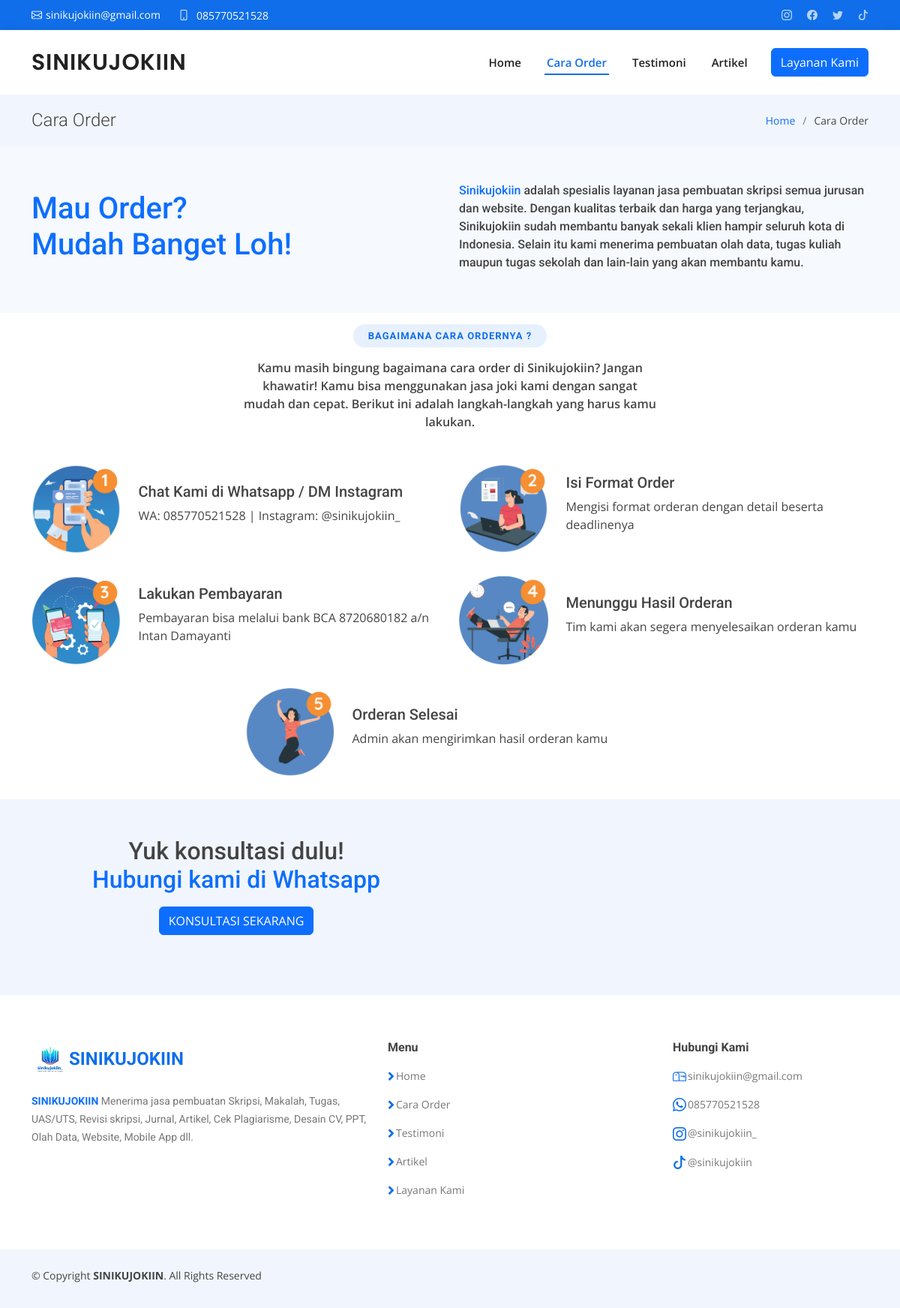
Screenshot of /index.php/home/caraOrder with the database file from the repository.
### tables this page shows
CREATE TABLE `setting` (
  `id_web` int(10) UNSIGNED NOT NULL,
  `website_name` varchar(25) NOT NULL,
  `icon` varchar(100) NOT NULL,
  `logo` varchar(100) NOT NULL,
  `about` text NOT NULL,
  `email` varchar(100) NOT NULL,
  `phone` varchar(15) NOT NULL,
  `address` text NOT NULL,
  `link_map` text NOT NULL,
  `link_ig` text DEFAULT NULL,
  `link_tiktok` text DEFAULT NULL,
  `link_fb` text DEFAULT NULL,
  `link_twitter` text NOT NULL,
  `nama_ig` varchar(100) NOT NULL,
  `nama_fb` varchar(100) NOT NULL,
  `nama_tiktok` varchar(100) NOT NULL,
  `nama_twitter` varchar(100) NOT NULL,
  `total_pelanggan` int(10) UNSIGNED NOT NULL,
  `total_tugas_selesai` int(10) UNSIGNED NOT NULL,
  `total_universitas` int(10) UNSIGNED NOT NULL,
  `total_tim` int(10) UNSIGNED NOT NULL,
  `keyword` text NOT NULL,
  `deskripsi` text NOT NULL,
  `g_tag` text NOT NULL,
  `script_g_tag` text NOT NULL,
  `updated_at` datetime DEFAULT NULL ON UPDATE current_timestamp(),
  `updated_by` int(10) UNSIGNED NOT NULL
);

CREATE TABLE `section` (
  `id_section` int(11) NOT NULL,
  `type_section` varchar(50) NOT NULL,
  `nama_section` varchar(120) NOT NULL,
  `deskripsi_singkat` varchar(100) NOT NULL,
  `deskripsi` text DEFAULT NULL,
  `background` text DEFAULT NULL,
  `status` varchar(20) NOT NULL DEFAULT 'Aktif',
  `created_at` datetime NOT NULL DEFAULT current_timestamp(),
  `updated_at` datetime DEFAULT NULL ON UPDATE current_timestamp(),
  `deleted_at` datetime DEFAULT NULL
);

CREATE TABLE `cara_order` (
  `id_cara_order` int(10) UNSIGNED NOT NULL,
  `urutan` int(2) NOT NULL,
  `judul_cara_order` varchar(200) NOT NULL,
  `deskripsi_cara_order` text NOT NULL,
  `gambar` text NOT NULL,
  `status` varchar(20) NOT NULL,
  `created_at` datetime DEFAULT current_timestamp(),
  `updated_at` datetime DEFAULT NULL ON UPDATE current_timestamp(),
  `deleted_at` datetime DEFAULT NULL
);

### application/libraries/Template.php (called while the page is built)
<?php if (!defined('BASEPATH')) exit('No direct script access allowed');
class Template
{
	var $template_data = array();
	function set($name, $value)
	{
		$this->template_data[$name] = $value;
	}
	function load($template = '', $view = '', $view_data = array(), $return = FALSE)
	{
		$this->CI = &get_instance();
		$this->set('contents', $this->CI->load->view($view, $view_data, TRUE));
		return $this->CI->load->view($template, $this->template_data, $return);
	}
}

### application/controllers/Home.php (called while the page is built, shortened)
<?php
class Home extends CI_Controller {
	private $where = ['status' => "Aktif", 'deleted_at' => null];
	public function caraOrder()
	{
		$data['title'] = "Cara Order";
		$data['breadcrumb'] = breadcrumb($data['title'], true);
		$data['data'] = $this->db->get_where('cara_order', $this->where)->result_array();
		$data['pembayaran'] = $this->db->get_where('pembayaran', $this->where)->result_array();
		$pembayaran = [];
		foreach ($data['pembayaran'] as $value) {
			$pembayaran[] = $value['nama_pembayaran'];
		}
		$data['list_pembayaran'] = implode(",", $pembayaran);
		$data['section'] = [
			'banner' => $this->db->where('type_section', 'section_banner_cara_order')->get_where('section', $this->where)->row_array(),
			'cara_order' => $this->db->where('type_section', 'section_cara_order')->get_where('section', $this->where)->row_array(),
			'cara_ordernya' => $this->db->where('type_section', 'section_cara_ordernya')->get_where('section', $this->where)->row_array(),
			'pembayaran' => $this->db->where('type_section', 'section_pembayaran')->get_where('section', $this->where)->row_array(),
			'footer' => $this->db->where('type_section', 'section_footer_cara_order')->get_where('section', $this->where)->row_array(),
		];
		loadView('templates/landing', 'landing/cara_order', $data);
	}
}

### index.php (called while the page is built, shortened)
<?php
require_once BASEPATH.'core/CodeIgniter.php';

### application/views/templates/landing.php (the view, shortened to what this page needs)
<!DOCTYPE html>
<html lang="en">
<head>
  <link href="<?= base_url('assets/landing') ?>/vendor/aos/aos.css" rel="stylesheet">
  <link href="<?= base_url('assets/landing') ?>/vendor/bootstrap/css/bootstrap.css" rel="stylesheet">
  <link href="<?= base_url('assets/landing') ?>/vendor/bootstrap-icons/bootstrap-icons.css" rel="stylesheet">
  <link rel="stylesheet" href="<?= base_url('assets/cms/') ?>plugins/fontawesome-free/css/all.min.css">
  <link href="<?= base_url('assets/landing') ?>/vendor/glightbox/css/glightbox.min.css" rel="stylesheet">
  <link href="<?= base_url('assets/landing') ?>/vendor/swiper/swiper-bundle.min.css" rel="stylesheet">
  <link href="<?= base_url('assets/landing') ?>/css/style.css" rel="stylesheet">
</head>
<body>
  <section id="topbar" class="d-flex align-items-center">
    <div class="container d-flex justify-content-center justify-content-md-between">
      <div class="contact-info d-flex align-items-center">
        <i class="bi bi-envelope d-flex align-items-center"><a href="mailto:<?= $web['email'] ?>" title="Email"><?= $web['email'] ?></a></i>
        <i class="bi bi-phone d-flex align-items-center ms-4"><span><a href="tel:<?= $web['phone'] ?>" title="Phone"><?= $web['phone'] ?></a></span></i>
      </div>
      <div class="social-links d-none d-md-flex align-items-center">
        <?php if ($web['link_ig']): ?>
          <a target="_BLANK" href="<?= $web['link_ig'] ?>" class="instagram"><i class="bi bi-instagram"></i></a>
        <?php endif ?>
        <?php if ($web['link_fb']): ?>
          <a target="_BLANK" href="<?= $web['link_fb'] ?>" class="facebook"><i class="bi bi-facebook"></i></a>
        <?php endif ?>
        <?php if ($web['link_twitter']): ?>
          <a target="_BLANK" href="<?= $web['link_twitter'] ?>" class="twitter"><i class="bi bi-twitter"></i></a>
        <?php endif ?>
        <?php if ($web['link_tiktok']): ?>
          <a target="_BLANK" href="<?= $web['link_tiktok'] ?>" class="tiktok"><i class="bi bi-tiktok"></i></a>
        <?php endif ?>
      </div>
    </div>
  </section>
  <header id="header" class="d-flex align-items-center">
    <div class="container d-flex align-items-center justify-content-between">
      <h1 class="logo"><a href="<?= base_url() ?>"><?= $web['website_name'] ?></a></h1>
      <nav id="navbar" class="navbar">
        <ul>
          <li><a class="nav-link <?= $title == 'Home' ? 'active' : ''  ?>" href="<?= base_url() ?>">Home</a></li>
          <li><a class="nav-link <?= $title == 'Cara Order' ? 'active' : ''  ?>" href="<?= base_url('cara-order') ?>">Cara Order</a></li>
          <li><a class="nav-link <?= $title == 'Testimoni' ? 'active' : ''  ?>" href="<?= base_url('testimoni') ?>">Testimoni</a></li>
          <li><a class="nav-link <?= $title == 'List Artikel' ? 'active' : ''  ?> " href="<?= base_url("artikel") ?>">Artikel</a></li>
          <li><button  class="btn btn-primary btn-list" onclick="loadListTugas()">Layanan Kami</button></li>
        </ul>
      </nav>
    </div>
  </header>
  <main id="main" data-aos="fade-up">
    <?= $breadcrumb ?>
    <?= $contents ?>
  </main>
  <footer id="footer">
    <div class="footer-top">
      <div class="container">
        <div class="row">
          <div class="col-lg-5 col-md-6 col-12 footer-contact">
            <h3><img src="<?= base_url('assets/'.$web['logo']) ?>" alt="" width="50px"><span><?= $web['website_name'] ?></span></h3>
            <p><?= str_replace(['{','}'], ['<b class="text-primary">','</b>'], $web['about']) ?></p>
          </div>
          <div class="col-lg-4 col-md-12 col-12 footer-links">
            <h4>Menu</h4>
            <ul class="col-lg-6 col-6">
              <li><i class="fa fa-angle-right"></i> <a href="#">Home</a></li>
              <li><i class="fa fa-angle-right"></i> <a href="#">Cara Order</a></li>
              <li><i class="fa fa-angle-right"></i> <a href="#">Testimoni</a></li>
              <li><i class="fa fa-angle-right"></i> <a href="#">Artikel</a></li>
              <li><i class="fa fa-angle-right"></i> <a href="#">Layanan Kami</a></li>
            </ul>
          </div>
          <div class="col-lg-3 col-md-6 col-12 footer-links">
            <h4>Hubungi Kami</h4>
            <ul>
              <?php if ($web['email']): ?>
              <li><i class="bi bi-mailbox"></i> <a href="mailto:<?= $web['email'] ?>"><?= $web['email'] ?></a></li>
              <?php endif ?>
              <?php if ($web['phone']): ?>
                <li><i class="bi bi-whatsapp"></i> <a href="https://api.whatsapp.com/send/?phone=<?= $web['phone'] ?>&text&type=phone_number&app_absent=0"><?= $web['phone'] ?></a></li>
              <?php endif ?>
              <?php if ($web['link_ig'] && $web['nama_ig']): ?>
                <li><i class="bi bi-instagram"></i> <a target="_BLANK" href="<?= $web['link_ig'] ?>"><?= $web['nama_ig'] ?></a></li>
              <?php endif ?>
              <?php if ($web['link_tiktok'] && $web['nama_tiktok']): ?>
                <li><i class="bi bi-tiktok"></i> <a target="_BLANK" href="<?= $web['link_tiktok'] ?>"><?= $web['nama_tiktok'] ?></a></li>
              <?php endif ?>
            </ul>
          </div>
        </div>
      </div>
    </div>
    <div class="container py-4">
      <div class="copyright">
        &copy; Copyright <strong><span><?= $web['website_name'] ?></span></strong>. All Rights Reserved
      </div>
    </div>
  </footer>
</body>
</html>

### application/views/landing/cara_order.php (shortened to what this page needs)
<main id="main">
	<?php if ($section['cara_order']): ?>
	<section id="clients" class="clients section-bg">
		<div class="container">
			<div class="row d-flex align-items-center pt-3 pb-3 mt-3 mb-3">
				<div class="col-lg-6 col-6">
					<h1 class="text-primary"><?=
					str_replace(['/n'], ['<br>'], $section['cara_order']['nama_section']) ?></h1>
				</div>
				<div class="col-lg-6 col-6">
					<h6 class="text-justify" style="line-height: 1.5rem;"><?= str_replace(['{','}'], ['<span class="text-primary">','</span>'], $section['cara_order']['deskripsi']) ?></h6>
				</div>
			</div>
		</div>
	</section>
	<?php endif ?>
	<?php if ($section['cara_ordernya']): ?>
	<section id="clients" class="clients">
		<div class="container">
			<div class="section-title">
			  <h2><?= $section['cara_ordernya']['nama_section'] ?></h2>
			  <p><?= str_replace(['{','}'], ['<span>','</span>'], $section['cara_ordernya']['deskripsi']) ?></p>
			</div>
			<div class="row justify-content-center">
				<?php foreach ($data as $value): ?>
					<div class="col-lg-6 col-sm-12 col-12">
						<div class="row">
							<div class="col-lg-3 col-md-4 col-sm-6">
								<img src="<?= base_url('uploads/cara_order/'.$value['gambar']) ?>" width="100%" alt="">
							</div>
							<div class="col-lg-9 col-md-8 col-sm-6" style="align-self: center !important;">
								<h5><?= $value['judul_cara_order'] ?></h5>
								<p><?= $value['deskripsi_cara_order'] ?></p>
							</div>
						</div>
					</div>
				<?php endforeach ?>
			</div>
		</div>
	</section>
	<?php endif ?>
	<?php if (isset($section['footer'])): ?>
	<footer id="footer">
	  <div class="footer-newsletter" >
	    <div class="container">
	      <div class="row d-flex align-items-center">
	        <div class="col-lg-6">
	          <h2>
	            <?=
	            str_replace(['{','}'], ['<br><span class="text-primary">','</span>'], $section['footer']['nama_section']) ?></h2>
	          <?php if ($section['footer']['deskripsi_singkat']): ?>
	            <a href="<?= str_replace('{}', $web['phone'], $section['footer']['deskripsi_singkat'])  ?>" class="btn btn-primary" target="_BLANK" title="">KONSULTASI SEKARANG</a>
	          <?php endif ?>
	        </div>
	        <div class="col-lg-6">
	        </div>
	      </div>
	    </div>
	  </div>
	</footer>
	<?php endif ?>
</main>

### rows the page displays
setting: email "sinikujokiin@gmail.com", phone "085770521528", website_name "SINIKUJOKIIN", logo (picture), about "SINIKUJOKIIN Menerima jasa pembuatan Skripsi, Makalah, Tugas, UAS/UTS, Revisi skripsi, Jurnal, Artikel, Cek Plagiarisme, Desain CV, PPT, Olah Data, Website, Mobile App dll.", nama_ig "@sinikujokiin_", nama_tiktok "@sinikujokiin"
section: nama_section "Mau Order? Mudah Banget Loh!", deskripsi "Sinikujokiin adalah spesialis layanan jasa pembuatan skripsi semua jurusan dan website. Dengan kualitas terbaik dan harga yang terjangkau, Sinikujokiin sudah membantu banyak sekali klien hampir seluruh kota di Indonesia. Selain itu kami menerima pembuatan olah data, tugas kuliah maupun tugas sekolah dan lain-lain yang akan membantu kamu."
section: nama_section "BAGAIMANA CARA ORDERNYA ?", deskripsi "Kamu masih bingung bagaimana cara order di Sinikujokiin? Jangan khawatir! Kamu bisa menggunakan jasa joki kami dengan sangat mudah dan cepat. Berikut ini adalah langkah-langkah yang harus kamu lakukan."
cara_order: gambar (picture), judul_cara_order "Chat Kami di Whatsapp / DM Instagram", deskripsi_cara_order "WA: 085770521528 | Instagram: @sinikujokiin_"
cara_order: gambar (picture), judul_cara_order "Isi Format Order", deskripsi_cara_order "Mengisi format orderan dengan detail beserta deadlinenya"
cara_order: gambar (picture), judul_cara_order "Lakukan Pembayaran", deskripsi_cara_order "Pembayaran bisa melalui bank BCA 8720680182 a/n Intan Damayanti"
cara_order: gambar (picture), judul_cara_order "Menunggu Hasil Orderan", deskripsi_cara_order "Tim kami akan segera menyelesaikan orderan kamu"
cara_order: gambar (picture), judul_cara_order "Orderan Selesai", deskripsi_cara_order "Admin akan mengirimkan hasil orderan kamu"
section: nama_section "Yuk konsultasi dulu! Hubungi kami di Whatsapp"

### other values shown
$title "Cara Order"
